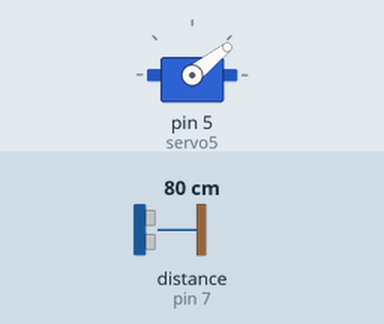
This sketch was run on a simulated Arduino Uno, built with avr-gcc and run on an emulated ATmega328P. On the bench: servo. Wiring (inferred from the names in the program): ultrasonic range finder: trigger pin 4; echo pin 7. Inputs (shaded band) come from the test bench; at power-on: distance to the obstacle (sensor on pin 7) 80 cm. The echo pulse lasts 58.3 µs per cm.

Above: at 1.28 s.
1.3 s: distance to the obstacle (sensor on pin 7) set to 2 cm
At 1.88 s:
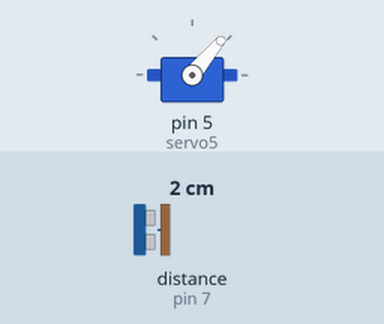
4.3 s: distance to the obstacle (sensor on pin 7) set to 299 cm
At 4.53 s:
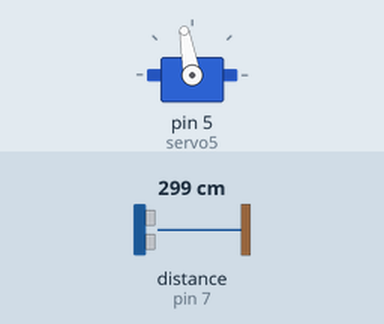
10.3 s: distance to the obstacle (sensor on pin 7) set to 4 cm
At 10.47 s:
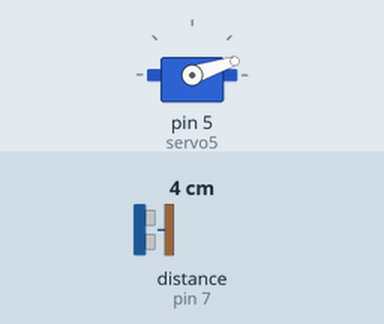
Timing chart, 0 to 19.3 s (numbered marks = the images above; inputs shaded):
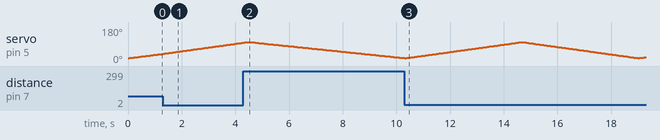

The sketch:

Sonic_Arm.ino
```cpp
#include "VarSpeedServo.h"

//VarSpeedServo servo1;
//VarSpeedServo servo2;
//VarSpeedServo servo3;
//VarSpeedServo servo4;
VarSpeedServo servo5;

const int trigPin = 4;
const int echoPin = 7;
long duration;
int distance;

void setup()
{
  pinMode(trigPin, OUTPUT);
  pinMode(echoPin, INPUT);
//  servo1.attach(11);
//  servo2.attach(10);
//  servo3.attach(9);
//  servo4.attach(6);
  servo5.attach(5);
}
void loop()
{
  int run1 = 0;
  int dist = 0;
  int co1 =0;
  int finals =0;
  for (int j=0;j<=2;j++){
      for(int i=15;i<=100;i++){
      servo5.write(i);
      delay(50);
      distance = calculateDistance();// Calls a function for calculating the distance measured by the Ultrasonic sensor for each degree
      if (distance <=32){
        dist = dist + distance;
        co1++;
        run1=run1 + i;
      }
      }
      for(int i=100;i>15;i--){
      servo5.write(i);
      delay(50);
      distance = calculateDistance();
      if (distance <=32){
        dist = dist + distance;
        co1++;
        run1=run1 + i;
      }
      }
  }
  finals = run1/co1;
  servo5.write(finals);
  delay(5000);
}

int calculateDistance(){

  digitalWrite(trigPin, LOW);
  delayMicroseconds(2);
  digitalWrite(trigPin, HIGH);
  delayMicroseconds(10);
  digitalWrite(trigPin, LOW);
  duration = pulseIn(echoPin, HIGH);
  distance= duration*0.034/2;
  return distance;
}
```
